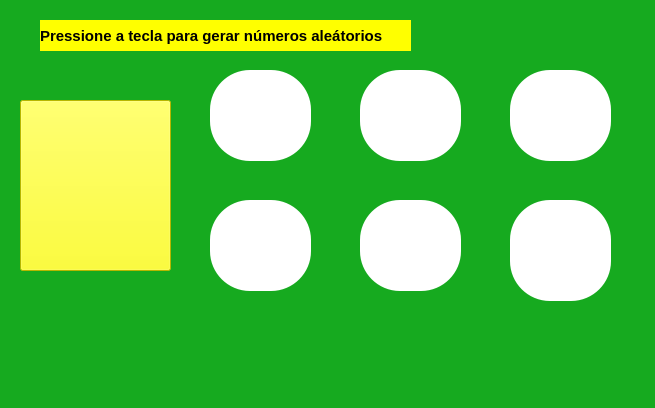
<?xml version="1.0" encoding="UTF-8"?>
<ui version="4.0">
 <class>MainWindow</class>
 <widget class="QMainWindow" name="MainWindow">
  <property name="geometry">
   <rect>
    <x>0</x>
    <y>0</y>
    <width>655</width>
    <height>408</height>
   </rect>
  </property>
  <property name="font">
   <font>
    <pointsize>10</pointsize>
   </font>
  </property>
  <property name="windowTitle">
   <string>MainWindow</string>
  </property>
  <property name="styleSheet">
   <string notr="true">background-color: rgb(22, 170, 31);</string>
  </property>
  <widget class="QWidget" name="centralwidget">
   <widget class="QPushButton" name="pushButton">
    <property name="geometry">
     <rect>
      <x>20</x>
      <y>100</y>
      <width>151</width>
      <height>171</height>
     </rect>
    </property>
    <property name="styleSheet">
     <string notr="true">QPushButton{
border- radius: 40%;
	background-color: rgb(255, 255, 0);
}

QPushButton: pressed{
	background-color: rgb(255, 0, 0);
}</string>
    </property>
    <property name="text">
     <string/>
    </property>
    <property name="icon">
     <iconset>
      <normaloff>aleatorio.png</normaloff>aleatorio.png</iconset>
    </property>
    <property name="iconSize">
     <size>
      <width>150</width>
      <height>150</height>
     </size>
    </property>
   </widget>
   <widget class="QLabel" name="label">
    <property name="geometry">
     <rect>
      <x>210</x>
      <y>70</y>
      <width>101</width>
      <height>91</height>
     </rect>
    </property>
    <property name="font">
     <font>
      <pointsize>40</pointsize>
      <weight>75</weight>
      <bold>true</bold>
     </font>
    </property>
    <property name="styleSheet">
     <string notr="true">background-color: rgb(255, 255, 255);
border-radius: 40%;</string>
    </property>
    <property name="text">
     <string/>
    </property>
   </widget>
   <widget class="QLabel" name="label_2">
    <property name="geometry">
     <rect>
      <x>360</x>
      <y>70</y>
      <width>101</width>
      <height>91</height>
     </rect>
    </property>
    <property name="font">
     <font>
      <pointsize>40</pointsize>
      <weight>75</weight>
      <bold>true</bold>
     </font>
    </property>
    <property name="styleSheet">
     <string notr="true">background-color: rgb(255, 255, 255);
border-radius: 40%;</string>
    </property>
    <property name="text">
     <string/>
    </property>
   </widget>
   <widget class="QLabel" name="label_3">
    <property name="geometry">
     <rect>
      <x>510</x>
      <y>70</y>
      <width>101</width>
      <height>91</height>
     </rect>
    </property>
    <property name="font">
     <font>
      <pointsize>40</pointsize>
      <weight>75</weight>
      <bold>true</bold>
     </font>
    </property>
    <property name="styleSheet">
     <string notr="true">background-color: rgb(255, 255, 255);
border-radius: 40%;</string>
    </property>
    <property name="text">
     <string/>
    </property>
   </widget>
   <widget class="QLabel" name="label_4">
    <property name="geometry">
     <rect>
      <x>210</x>
      <y>200</y>
      <width>101</width>
      <height>91</height>
     </rect>
    </property>
    <property name="font">
     <font>
      <pointsize>40</pointsize>
      <weight>75</weight>
      <bold>true</bold>
     </font>
    </property>
    <property name="styleSheet">
     <string notr="true">background-color: rgb(255, 255, 255);
border-radius: 40%;</string>
    </property>
    <property name="text">
     <string/>
    </property>
   </widget>
   <widget class="QLabel" name="label_5">
    <property name="geometry">
     <rect>
      <x>360</x>
      <y>200</y>
      <width>101</width>
      <height>91</height>
     </rect>
    </property>
    <property name="font">
     <font>
      <pointsize>40</pointsize>
      <weight>75</weight>
      <bold>true</bold>
     </font>
    </property>
    <property name="styleSheet">
     <string notr="true">background-color: rgb(255, 255, 255);
border-radius: 40%;</string>
    </property>
    <property name="text">
     <string/>
    </property>
   </widget>
   <widget class="QLabel" name="label_6">
    <property name="geometry">
     <rect>
      <x>510</x>
      <y>200</y>
      <width>101</width>
      <height>101</height>
     </rect>
    </property>
    <property name="font">
     <font>
      <pointsize>40</pointsize>
      <weight>75</weight>
      <bold>true</bold>
     </font>
    </property>
    <property name="styleSheet">
     <string notr="true">background-color: rgb(255, 255, 255);
border-radius: 40%;</string>
    </property>
    <property name="text">
     <string/>
    </property>
   </widget>
   <widget class="QLabel" name="label_7">
    <property name="geometry">
     <rect>
      <x>40</x>
      <y>20</y>
      <width>371</width>
      <height>31</height>
     </rect>
    </property>
    <property name="font">
     <font>
      <pointsize>11</pointsize>
      <weight>75</weight>
      <bold>true</bold>
      <kerning>false</kerning>
     </font>
    </property>
    <property name="styleSheet">
     <string notr="true">background-color: rgb(255, 255, 0);</string>
    </property>
    <property name="text">
     <string>Pressione a tecla para gerar números aleátorios</string>
    </property>
   </widget>
  </widget>
 </widget>
 <resources/>
 <connections/>
</ui>
